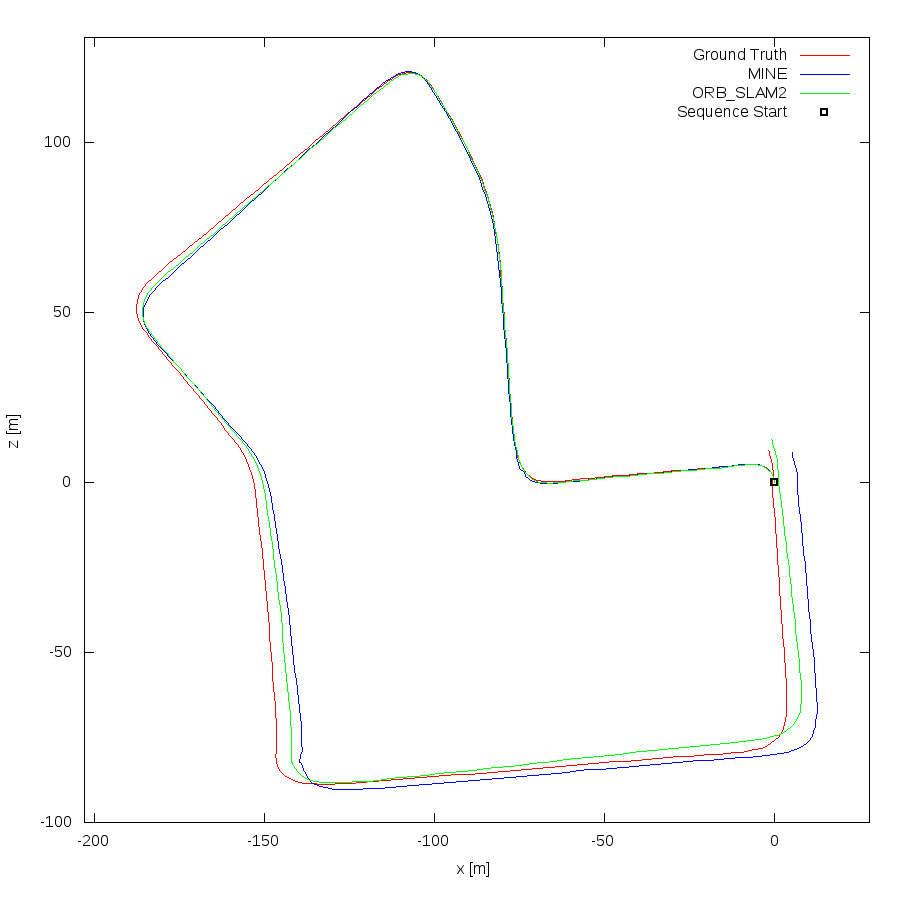

gnuplot code for this plot:
set term postscript eps enhanced color
set output "07.eps"
set size ratio -1
set xrange [-203:28]
set yrange [-100:131]
set xlabel "x [m]"
set ylabel "z [m]"
plot "07.txt" using 1:2 lc rgb "#FF0000" title 'Ground Truth' w lines,"07.txt" using 3:4 lc rgb "#0000FF" title 'MINE' w lines,"07.txt" using 5:6 lc rgb "#00FF00" title 'ORB_SLAM2' w lines,"< head -1 07.txt" using 1:2 lc rgb "#000000" pt 4 ps 1 lw 2 title 'Sequence Start' w points
